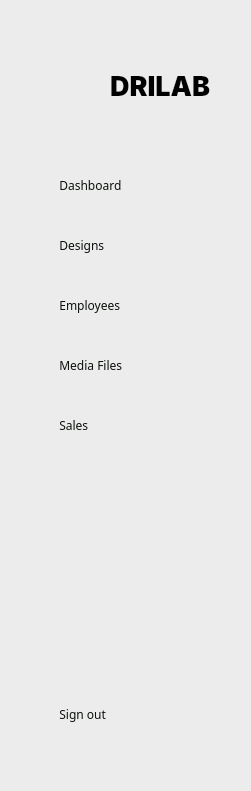
   <widget class="QWidget" name="icon_withnames" native="true">
    <property name="geometry">
     <rect>
      <x>-10</x>
      <y>-10</y>
      <width>251</width>
      <height>791</height>
     </rect>
    </property>
    <property name="styleSheet">
     <string notr="true">QWidget{
background-color:rgb(236,236,236);
cursor: pointer;
border: none;
border-radius: 20px 20px 0px 0px; 
}

QPushButton{
color:white;
text-align:center;
height:55px;
border:none;
}

QPushButton:checked{
background-color: white;
color: rgb(0, 122, 255);

}</string>
    </property>
    <widget class="QPushButton" name="dashboard_2">
     <property name="geometry">
      <rect>
       <x>40</x>
       <y>160</y>
       <width>231</width>
       <height>51</height>
      </rect>
     </property>
     <property name="font">
      <font>
       <family>Poppins</family>
       <pointsize>9</pointsize>
      </font>
     </property>
     <property name="styleSheet">
      <string notr="true">QPushButton{
color: rgb(12,18,12);
text-align: left;
border: none;
height:30px;
padding-left: 10px;

background-color: none;
}

QPushButton:checked{
background-color: white;
color: black;
font-weight: bold;

}</string>
     </property>
     <property name="text">
      <string>   Dashboard</string>
     </property>
     <property name="icon">
      <iconset resource="Icons/icons.qrc">
       <normaloff>:/Icons/dashboard.png</normaloff>:/Icons/dashboard.png</iconset>
     </property>
     <property name="checkable">
      <bool>true</bool>
     </property>
     <property name="autoExclusive">
      <bool>true</bool>
     </property>
    </widget>
    <widget class="QPushButton" name="designs_2">
     <property name="geometry">
      <rect>
       <x>40</x>
       <y>220</y>
       <width>231</width>
       <height>51</height>
      </rect>
     </property>
     <property name="font">
      <font>
       <family>Poppins</family>
       <pointsize>9</pointsize>
       <weight>50</weight>
       <bold>false</bold>
      </font>
     </property>
     <property name="styleSheet">
      <string notr="true">QPushButton{
color: rgb(12,18,12);
text-align: left;
border: none;
height:30px;
padding-left: 10px;

background-color: none;
}

QPushButton:checked{
background-color: white;
color: black;
font-weight: bold;

}</string>
     </property>
     <property name="text">
      <string>   Designs</string>
     </property>
     <property name="icon">
      <iconset resource="Icons/icons.qrc">
       <normaloff>:/Icons/design.png</normaloff>:/Icons/design.png</iconset>
     </property>
     <property name="checkable">
      <bool>true</bool>
     </property>
     <property name="autoExclusive">
      <bool>true</bool>
     </property>
    </widget>
    <widget class="QPushButton" name="pushButton_8">
     <property name="geometry">
      <rect>
       <x>40</x>
       <y>700</y>
       <width>181</width>
       <height>28</height>
      </rect>
     </property>
     <property name="font">
      <font>
       <family>Poppins</family>
       <pointsize>9</pointsize>
       <weight>50</weight>
       <bold>false</bold>
      </font>
     </property>
     <property name="styleSheet">
      <string notr="true">QPushButton{
color: rgb(12,18,12);
text-align: left;
border: none;
height:30px;
padding-left: 10px;
border-top-left-radius:10px;
border-bottom-left-radius: 10px;
background-color: none;
}

QPushButton:checked{
background-color: white;
color: rgb(0, 122, 255);
font-weight: bold;
}</string>
     </property>
     <property name="text">
      <string>   Sign out</string>
     </property>
     <property name="icon">
      <iconset resource="Icons/icons.qrc">
       <normaloff>:/Icons/Log out.png</normaloff>:/Icons/Log out.png</iconset>
     </property>
     <property name="checkable">
      <bool>true</bool>
     </property>
     <property name="autoExclusive">
      <bool>false</bool>
     </property>
    </widget>
    <widget class="QPushButton" name="employees_2">
     <property name="geometry">
      <rect>
       <x>40</x>
       <y>280</y>
       <width>231</width>
       <height>51</height>
      </rect>
     </property>
     <property name="font">
      <font>
       <family>Poppins</family>
       <pointsize>9</pointsize>
       <weight>50</weight>
       <bold>false</bold>
      </font>
     </property>
     <property name="styleSheet">
      <string notr="true">QPushButton{
color: rgb(12,18,12);
text-align: left;
border: none;
height:30px;
padding-left: 10px;

background-color: none;
}

QPushButton:checked{
background-color: white;
color: black;
font-weight: bold;

}</string>
     </property>
     <property name="text">
      <string>   Employees</string>
     </property>
     <property name="icon">
      <iconset resource="Icons/icons.qrc">
       <normaloff>:/Icons/employee.png</normaloff>:/Icons/employee.png</iconset>
     </property>
     <property name="checkable">
      <bool>true</bool>
     </property>
     <property name="autoExclusive">
      <bool>true</bool>
     </property>
    </widget>
    <widget class="QPushButton" name="mediafiles">
     <property name="geometry">
      <rect>
       <x>40</x>
       <y>340</y>
       <width>231</width>
       <height>51</height>
      </rect>
     </property>
     <property name="font">
      <font>
       <family>Poppins</family>
       <pointsize>9</pointsize>
       <weight>50</weight>
       <bold>false</bold>
      </font>
     </property>
     <property name="styleSheet">
      <string notr="true">QPushButton{
color: rgb(12,18,12);
text-align: left;
border: none;
height:30px;
padding-left: 10px;

background-color: none;
}

QPushButton:checked{
background-color: white;
color: black;
font-weight: bold;

}</string>
     </property>
     <property name="text">
      <string>   Media Files</string>
     </property>
     <property name="icon">
      <iconset resource="Icons/icons.qrc">
       <normaloff>:/Icons/media files.png</normaloff>:/Icons/media files.png</iconset>
     </property>
     <property name="checkable">
      <bool>true</bool>
     </property>
     <property name="autoExclusive">
      <bool>true</bool>
     </property>
    </widget>
    <widget class="QLabel" name="label_5">
     <property name="geometry">
      <rect>
       <x>110</x>
       <y>70</y>
       <width>141</width>
       <height>31</height>
      </rect>
     </property>
     <property name="font">
      <font>
       <family>Inter Black</family>
       <pointsize>20</pointsize>
       <weight>75</weight>
       <bold>true</bold>
      </font>
     </property>
     <property name="styleSheet">
      <string notr="true">border: none;
color: black;
background-color: none;</string>
     </property>
     <property name="text">
      <string>DRILAB</string>
     </property>
    </widget>
    <widget class="QPushButton" name="sales_2">
     <property name="geometry">
      <rect>
       <x>40</x>
       <y>400</y>
       <width>231</width>
       <height>51</height>
      </rect>
     </property>
     <property name="font">
      <font>
       <family>Poppins</family>
       <pointsize>9</pointsize>
       <weight>50</weight>
       <bold>false</bold>
      </font>
     </property>
     <property name="styleSheet">
      <string notr="true">QPushButton{
color: rgb(12,18,12);
text-align: left;
border: none;
height:30px;
padding-left: 10px;

background-color: none;
}

QPushButton:checked{
background-color: white;
color: black;
font-weight: bold;

}</string>
     </property>
     <property name="text">
      <string>   Sales</string>
     </property>
     <property name="icon">
      <iconset resource="Icons/icons.qrc">
       <normaloff>:/Icons/sales.png</normaloff>:/Icons/sales.png</iconset>
     </property>
     <property name="checkable">
      <bool>true</bool>
     </property>
     <property name="autoExclusive">
      <bool>true</bool>
     </property>
    </widget>
    <widget class="QLabel" name="label">
     <property name="geometry">
      <rect>
       <x>30</x>
       <y>40</y>
       <width>71</width>
       <height>91</height>
      </rect>
     </property>
     <property name="text">
      <string/>
     </property>
     <property name="pixmap">
      <pixmap resource="Icons/icons.qrc">:/Icons/icon sa babaw.png</pixmap>
     </property>
    </widget>
   </widget>
